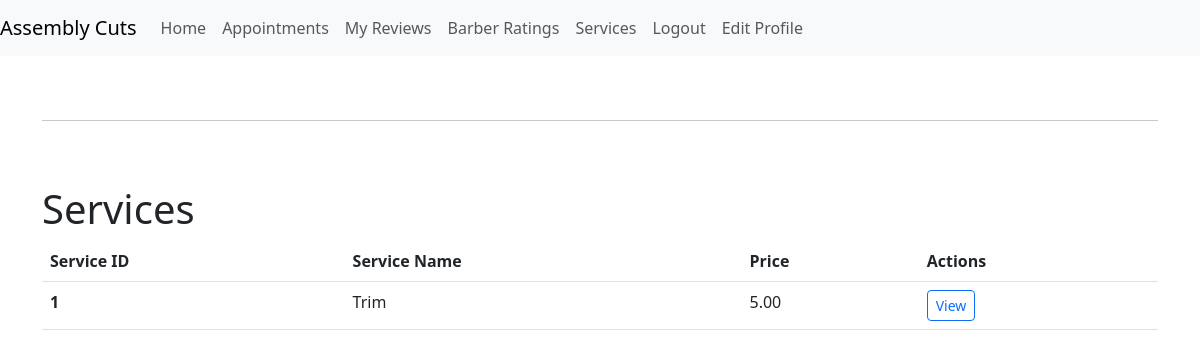
/our_services/index.php (signed in), run on an earlier commit of the app's database.
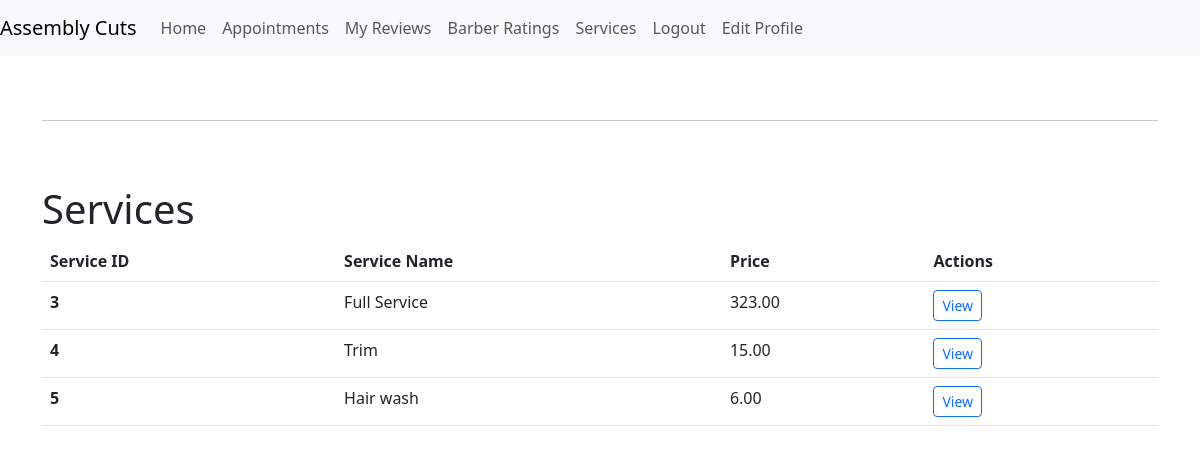
And on a later commit of the database.
### tables this page shows
CREATE TABLE `SERVICES` (
  `SERV_ID` int(11) NOT NULL,
  `SERV_NAME` varchar(50) NOT NULL,
  `PRICE` decimal(6,2) NOT NULL
);

### functions.php (the view, shortened to what this page needs)
<?php
require_once('connection.php');
function get_all_service_data()
{
    global $conn;
    $result = mysqli_query($conn, "SELECT * FROM SERVICES");
    if (mysqli_num_rows($result) > 0) {
        echo '<div class="col-12 pt-5"><h1>Services</h1></div>';
        while ($row = mysqli_fetch_assoc($result)) {
            echo '<tr>';
            echo '<th scope="row">' . $row['SERV_ID'] . '</th>';
            echo '<td>' . $row['SERV_NAME'] . '</td>';
            echo '<td>' . $row['PRICE'] . '</td>';
            echo '<td>';
            echo '<div class="btn-group">';
            echo '<a href="single.php?id=' . $row['SERV_ID'] . '" class="btn btn-sm btn-outline-primary" role="button" aria-pressed="true">View</a>';
            echo '</div>';
            echo '</td>';
            echo '</tr>';
        }
    } else {
        echo "<h3>No services as of this moment. Create one now!</h3>";
    }
}

What changed in the data, as far as the page shows it:
removed services: SERV_ID "1", SERV_NAME "Trim", PRICE "5.00"
added services: SERV_ID "3", SERV_NAME "Full Service", PRICE "323.00"
added services: SERV_ID "4", SERV_NAME "Trim", PRICE "15.00"
added services: SERV_ID "5", SERV_NAME "Hair wash", PRICE "6.00"
